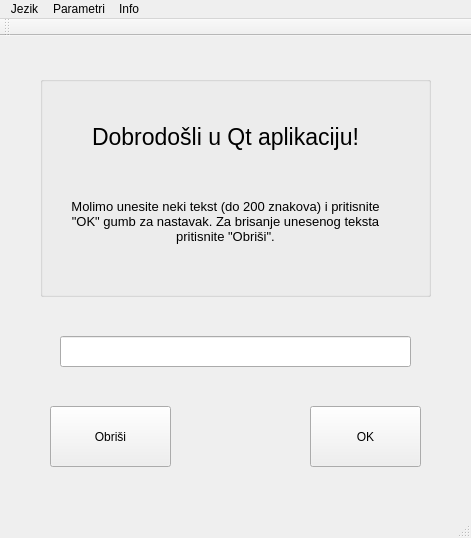
<?xml version="1.0" encoding="UTF-8"?>
<ui version="4.0">
 <class>MainWindow</class>
 <widget class="QMainWindow" name="MainWindow">
  <property name="geometry">
   <rect>
    <x>0</x>
    <y>0</y>
    <width>471</width>
    <height>538</height>
   </rect>
  </property>
  <property name="windowTitle">
   <string>My App</string>
  </property>
  <widget class="QWidget" name="centralWidget">
   <widget class="QGroupBox" name="groupBox">
    <property name="geometry">
     <rect>
      <x>40</x>
      <y>40</y>
      <width>391</width>
      <height>221</height>
     </rect>
    </property>
    <property name="title">
     <string/>
    </property>
    <property name="alignment">
     <set>Qt::AlignCenter</set>
    </property>
    <widget class="QLabel" name="Naslov">
     <property name="geometry">
      <rect>
       <x>20</x>
       <y>30</y>
       <width>331</width>
       <height>61</height>
      </rect>
     </property>
     <property name="font">
      <font>
       <pointsize>17</pointsize>
      </font>
     </property>
     <property name="text">
      <string>Dobrodošli u Qt aplikaciju!</string>
     </property>
     <property name="alignment">
      <set>Qt::AlignCenter</set>
     </property>
    </widget>
    <widget class="QLabel" name="OpisApp">
     <property name="geometry">
      <rect>
       <x>30</x>
       <y>90</y>
       <width>311</width>
       <height>111</height>
      </rect>
     </property>
     <property name="font">
      <font>
       <pointsize>10</pointsize>
      </font>
     </property>
     <property name="layoutDirection">
      <enum>Qt::LeftToRight</enum>
     </property>
     <property name="text">
      <string>Molimo unesite neki tekst (do 200 znakova) i pritisnite &quot;OK&quot; gumb za nastavak. Za brisanje unesenog teksta pritisnite &quot;Obriši&quot;.</string>
     </property>
     <property name="alignment">
      <set>Qt::AlignCenter</set>
     </property>
     <property name="wordWrap">
      <bool>true</bool>
     </property>
    </widget>
   </widget>
   <widget class="QLineEdit" name="InputLine">
    <property name="geometry">
     <rect>
      <x>60</x>
      <y>300</y>
      <width>351</width>
      <height>31</height>
     </rect>
    </property>
    <property name="alignment">
     <set>Qt::AlignCenter</set>
    </property>
   </widget>
   <widget class="QPushButton" name="OKgumb">
    <property name="geometry">
     <rect>
      <x>310</x>
      <y>370</y>
      <width>111</width>
      <height>61</height>
     </rect>
    </property>
    <property name="font">
     <font>
      <pointsize>9</pointsize>
     </font>
    </property>
    <property name="text">
     <string>OK</string>
    </property>
   </widget>
   <widget class="QPushButton" name="ObrisiGumb">
    <property name="geometry">
     <rect>
      <x>50</x>
      <y>370</y>
      <width>121</width>
      <height>61</height>
     </rect>
    </property>
    <property name="font">
     <font>
      <pointsize>9</pointsize>
     </font>
    </property>
    <property name="text">
     <string>Obriši</string>
    </property>
   </widget>
  </widget>
  <widget class="QMenuBar" name="menuBar">
   <property name="geometry">
    <rect>
     <x>0</x>
     <y>0</y>
     <width>471</width>
     <height>26</height>
    </rect>
   </property>
   <widget class="QMenu" name="menuJezik">
    <property name="geometry">
     <rect>
      <x>339</x>
      <y>116</y>
      <width>159</width>
      <height>126</height>
     </rect>
    </property>
    <property name="title">
     <string>Jezik</string>
    </property>
    <addaction name="actionHrvatski"/>
    <addaction name="actionEngleski"/>
    <addaction name="actionJapanski"/>
   </widget>
   <widget class="QMenu" name="menuParametri">
    <property name="geometry">
     <rect>
      <x>386</x>
      <y>116</y>
      <width>159</width>
      <height>102</height>
     </rect>
    </property>
    <property name="title">
     <string>Parametri</string>
    </property>
    <addaction name="actionDefault"/>
    <addaction name="actionCustom"/>
   </widget>
   <widget class="QMenu" name="menuInfo">
    <property name="title">
     <string>Info</string>
    </property>
    <addaction name="actionInfo"/>
   </widget>
   <addaction name="menuJezik"/>
   <addaction name="menuParametri"/>
   <addaction name="menuInfo"/>
  </widget>
  <widget class="QToolBar" name="mainToolBar">
   <attribute name="toolBarArea">
    <enum>TopToolBarArea</enum>
   </attribute>
   <attribute name="toolBarBreak">
    <bool>false</bool>
   </attribute>
  </widget>
  <widget class="QStatusBar" name="statusBar"/>
  <action name="actionHrvatski">
   <property name="text">
    <string>Hrvatski</string>
   </property>
  </action>
  <action name="actionEngleski">
   <property name="text">
    <string>Engleski</string>
   </property>
  </action>
  <action name="actionJapanski">
   <property name="text">
    <string>Japanski</string>
   </property>
  </action>
  <action name="actionDefault">
   <property name="text">
    <string>Zadani</string>
   </property>
  </action>
  <action name="actionCustom">
   <property name="text">
    <string>Prilagođeni...</string>
   </property>
  </action>
  <action name="actionInfo">
   <property name="text">
    <string>O aplikaciji</string>
   </property>
  </action>
  <action name="actionO_Qt_platformi">
   <property name="text">
    <string>O Qt platformi</string>
   </property>
  </action>
 </widget>
 <layoutdefault spacing="6" margin="11"/>
 <resources/>
 <connections/>
</ui>
